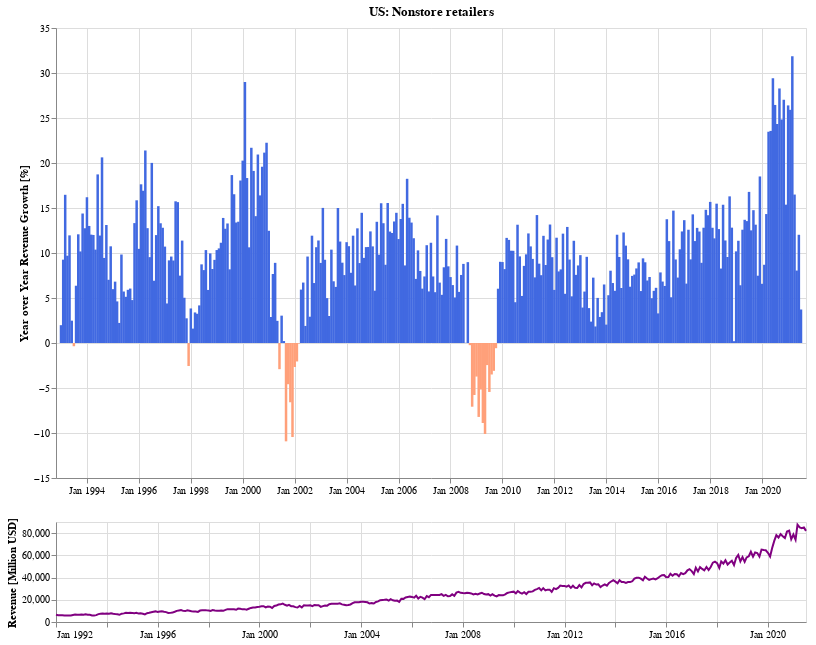

Notebook source saved alongside this figure:
### Markdown cell above
### What is the trend for non-store retailers (ecommerce)?

### Code cell
doComboChartFor('Nonstore retailers', df_combined)

### Figure 1 — Vega-Lite specification as saved in the notebook (floating-point values rounded to 4 significant figures; data arrays with more than 128 entries replaced by an {"elided": "..."} marker saying what was removed)
{"config": {"view": {"continuousWidth": 400, "continuousHeight": 300}}, "vconcat": [{"mark": {"type": "bar", "color": "royalblue", "size": 2.5}, "encoding": {"color": {"condition": {"value": "lightsalmon", "test": "datum['yoy'] < 0"}, "value": "royalblue"}, "tooltip": [{"type": "temporal", "field": "dt", "format": "%B %Y", "title": "Period"}, {"type": "quantitative", "field": "yoy", "format": ",.02f"}], "x": {"type": "temporal", "axis": {"format": "%b %Y", "title": ""}, "field": "dt", "impute": {"value": null}, "scale": {"domain": {"selection": "selector009"}}}, "y": {"type": "quantitative", "axis": {"title": "Year over Year Revenue Growth [%]"}, "field": "yoy"}}, "height": 450, "title": "US: Nonstore retailers", "transform": [{"window": [{"op": "lag", "field": "Nonstore retailers", "param": 12, "as": "previous"}], "sort": [{"field": "dt"}]}, {"calculate": "((datum['Nonstore retailers'] - datum.previous) / datum.previous) * 100", "as": "yoy"}, {"filter": "datum['yoy'] < 100"}], "width": 750}, {"mark": {"type": "line", "color": "purple"}, "encoding": {"tooltip": [{"type": "temporal", "field": "dt", "format": "%b %Y"}, {"type": "quantitative", "field": "yoy", "format": ",.02f"}], "x": {"type": "temporal", "axis": {"format": "%b %Y", "title": ""}, "field": "dt"}, "y": {"type": "quantitative", "axis": {"title": "Revenue [Million USD]"}, "field": "Nonstore retailers"}}, "height": 100, "selection": {"selector009": {"type": "interval", "encodings": ["x"]}}, "width": 750}], "background": "white", "data": {"name": "data-ac821fb851ad3ad9941b39f197b232b4"}, "$schema": "https://vega.github.io/schema/vega-lite/v4.8.1.json", "datasets": {"data-ac821fb851ad3ad9941b39f197b232b4": {"elided": "355 records"}}}
